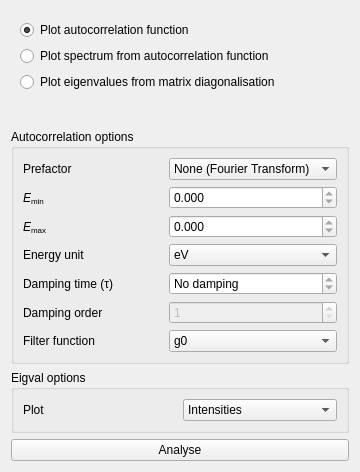
<?xml version="1.0" encoding="UTF-8"?>
<ui version="4.0">
 <class>analres</class>
 <widget class="AnalysisTab" name="analres">
  <property name="geometry">
   <rect>
    <x>0</x>
    <y>0</y>
    <width>360</width>
    <height>472</height>
   </rect>
  </property>
  <property name="windowTitle">
   <string>AnalyseResults</string>
  </property>
  <layout class="QVBoxLayout" name="verticalLayout">
   <item>
    <widget class="QWidget" name="list_widget" native="true">
     <layout class="QVBoxLayout" name="analres_layout" stretch="0,0,0">
      <item>
       <widget class="QRadioButton" name="button_0">
        <property name="statusTip">
         <string>Reads ./auto and plots the autocorrelation function.</string>
        </property>
        <property name="text">
         <string>Plot autocorrelation function</string>
        </property>
        <property name="checked">
         <bool>true</bool>
        </property>
       </widget>
      </item>
      <item>
       <widget class="QRadioButton" name="button_1">
        <property name="statusTip">
         <string>Executes autospec and plots the spectrum.</string>
        </property>
        <property name="text">
         <string>Plot spectrum from autocorrelation function</string>
        </property>
       </widget>
      </item>
      <item>
       <widget class="QRadioButton" name="button_2">
        <property name="statusTip">
         <string>Reads ./eigval and plots the intensity, eigenerror, or excitation.</string>
        </property>
        <property name="text">
         <string>Plot eigenvalues from matrix diagonalisation</string>
        </property>
       </widget>
      </item>
     </layout>
    </widget>
   </item>
   <item>
    <spacer name="spacer">
     <property name="orientation">
      <enum>Qt::Vertical</enum>
     </property>
     <property name="sizeHint" stdset="0">
      <size>
       <width>13</width>
       <height>20</height>
      </size>
     </property>
    </spacer>
   </item>
   <item>
    <widget class="QGroupBox" name="autocol_box">
     <property name="title">
      <string>Autocorrelation options</string>
     </property>
     <layout class="QGridLayout" name="gridLayout_2">
      <item row="0" column="0">
       <widget class="QLabel" name="autocol_prefac_label">
        <property name="text">
         <string>Prefactor</string>
        </property>
        <property name="buddy">
         <cstring>autocol_prefac</cstring>
        </property>
       </widget>
      </item>
      <item row="0" column="1">
       <widget class="QComboBox" name="autocol_prefac">
        <item>
         <property name="text">
          <string>None (Fourier Transform)</string>
         </property>
        </item>
        <item>
         <property name="text">
          <string>Energy prefactor</string>
         </property>
        </item>
       </widget>
      </item>
      <item row="2" column="1">
       <widget class="QDoubleSpinBox" name="autocol_emax">
        <property name="decimals">
         <number>3</number>
        </property>
        <property name="minimum">
         <double>-inf</double>
        </property>
        <property name="maximum">
         <double>inf</double>
        </property>
       </widget>
      </item>
      <item row="1" column="1">
       <widget class="QDoubleSpinBox" name="autocol_emin">
        <property name="decimals">
         <number>3</number>
        </property>
        <property name="minimum">
         <double>-inf</double>
        </property>
        <property name="maximum">
         <double>inf</double>
        </property>
       </widget>
      </item>
      <item row="2" column="0">
       <widget class="QLabel" name="autocol_emax_label">
        <property name="text">
         <string>&lt;html&gt;&lt;head/&gt;&lt;body&gt;&lt;p&gt;&lt;span style=&quot; font-style:italic;&quot;&gt;E&lt;/span&gt;&lt;span style=&quot; font-size:10pt; vertical-align:sub;&quot;&gt;max&lt;/span&gt;&lt;/p&gt;&lt;/body&gt;&lt;/html&gt;</string>
        </property>
        <property name="buddy">
         <cstring>autocol_emax</cstring>
        </property>
       </widget>
      </item>
      <item row="1" column="0">
       <widget class="QLabel" name="autocol_emin_label">
        <property name="text">
         <string>&lt;html&gt;&lt;head/&gt;&lt;body&gt;&lt;p&gt;&lt;span style=&quot; font-style:italic;&quot;&gt;E&lt;/span&gt;&lt;span style=&quot; font-size:10pt; vertical-align:sub;&quot;&gt;min&lt;/span&gt;&lt;/p&gt;&lt;/body&gt;&lt;/html&gt;</string>
        </property>
        <property name="textFormat">
         <enum>Qt::AutoText</enum>
        </property>
        <property name="buddy">
         <cstring>autocol_emin</cstring>
        </property>
       </widget>
      </item>
      <item row="5" column="0">
       <widget class="QLabel" name="autocol_iexp_label">
        <property name="text">
         <string>Damping order</string>
        </property>
        <property name="buddy">
         <cstring>autocol_iexp</cstring>
        </property>
       </widget>
      </item>
      <item row="4" column="1">
       <widget class="QDoubleSpinBox" name="autocol_tau">
        <property name="specialValueText">
         <string>No damping</string>
        </property>
        <property name="suffix">
         <string> fs</string>
        </property>
        <property name="maximum">
         <double>inf</double>
        </property>
       </widget>
      </item>
      <item row="3" column="1">
       <widget class="QComboBox" name="autocol_unit">
        <property name="currentText">
         <string>eV</string>
        </property>
        <item>
         <property name="text">
          <string>eV</string>
         </property>
        </item>
        <item>
         <property name="text">
          <string>au</string>
         </property>
        </item>
        <item>
         <property name="text">
          <string>nm wavelength</string>
         </property>
        </item>
        <item>
         <property name="text">
          <string>cm⁻¹</string>
         </property>
        </item>
        <item>
         <property name="text">
          <string>kcal mol⁻¹</string>
         </property>
        </item>
        <item>
         <property name="text">
          <string>kJ mol⁻¹</string>
         </property>
        </item>
        <item>
         <property name="text">
          <string>eV⁻¹</string>
         </property>
        </item>
        <item>
         <property name="text">
          <string>K</string>
         </property>
        </item>
        <item>
         <property name="text">
          <string>Debye</string>
         </property>
        </item>
        <item>
         <property name="text">
          <string>meV</string>
         </property>
        </item>
        <item>
         <property name="text">
          <string>mHa</string>
         </property>
        </item>
        <item>
         <property name="text">
          <string>aJ</string>
         </property>
        </item>
       </widget>
      </item>
      <item row="4" column="0">
       <widget class="QLabel" name="autocol_tau_label">
        <property name="text">
         <string>Damping time (τ)</string>
        </property>
        <property name="buddy">
         <cstring>autocol_tau</cstring>
        </property>
       </widget>
      </item>
      <item row="3" column="0">
       <widget class="QLabel" name="autocol_unit_label">
        <property name="text">
         <string>Energy unit</string>
        </property>
        <property name="buddy">
         <cstring>autocol_unit</cstring>
        </property>
       </widget>
      </item>
      <item row="5" column="1">
       <widget class="QSpinBox" name="autocol_iexp">
        <property name="enabled">
         <bool>false</bool>
        </property>
        <property name="minimum">
         <number>1</number>
        </property>
        <property name="maximum">
         <number>100</number>
        </property>
       </widget>
      </item>
      <item row="6" column="0">
       <widget class="QLabel" name="autocol_func_label">
        <property name="text">
         <string>Filter function</string>
        </property>
        <property name="buddy">
         <cstring>autocol_func</cstring>
        </property>
       </widget>
      </item>
      <item row="6" column="1">
       <widget class="QComboBox" name="autocol_func">
        <item>
         <property name="text">
          <string>g0</string>
         </property>
        </item>
        <item>
         <property name="text">
          <string>g1</string>
         </property>
        </item>
        <item>
         <property name="text">
          <string>g2</string>
         </property>
        </item>
        <item>
         <property name="text">
          <string>g3</string>
         </property>
        </item>
        <item>
         <property name="text">
          <string>g4 (g'0)</string>
         </property>
        </item>
        <item>
         <property name="text">
          <string>g5 (g'1)</string>
         </property>
        </item>
       </widget>
      </item>
     </layout>
    </widget>
   </item>
   <item>
    <widget class="QGroupBox" name="eigval_box">
     <property name="title">
      <string>Eigval options</string>
     </property>
     <layout class="QGridLayout" name="gridLayout_16">
      <item row="0" column="0">
       <widget class="QLabel" name="eigval_task_label">
        <property name="text">
         <string>Plot</string>
        </property>
       </widget>
      </item>
      <item row="0" column="1">
       <widget class="QComboBox" name="eigval_task">
        <item>
         <property name="text">
          <string>Intensities</string>
         </property>
        </item>
        <item>
         <property name="text">
          <string>Eigenerrors</string>
         </property>
        </item>
        <item>
         <property name="text">
          <string>Excitations</string>
         </property>
        </item>
       </widget>
      </item>
     </layout>
    </widget>
   </item>
   <item>
    <widget class="QPushButton" name="analyse">
     <property name="text">
      <string>Analyse</string>
     </property>
    </widget>
   </item>
  </layout>
 </widget>
 <customwidgets>
  <customwidget>
   <class>AnalysisTab</class>
   <extends>QWidget</extends>
   <header>analysis_gui.ui.analysis_tab</header>
   <container>1</container>
  </customwidget>
 </customwidgets>
 <resources/>
 <connections/>
</ui>
